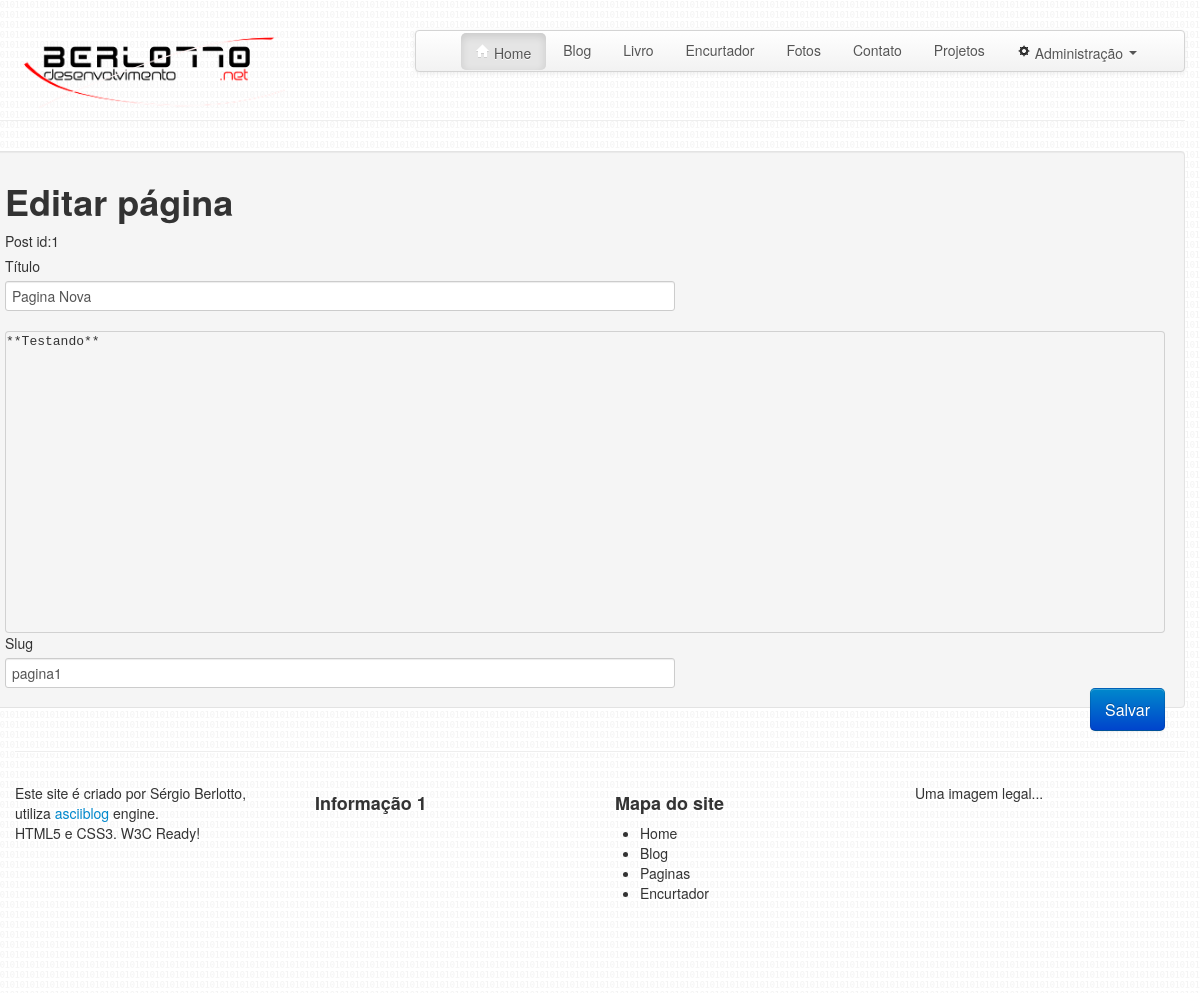
/pages/edit/pagina1/, run on the app's committed database.
### pages/model.py (models this page shows, shortened)
class Page(db.Model):
	__tablename__ = 'page'
	id = db.Column(db.Integer, primary_key=True, autoincrement=True)
	title = db.Column(db.String(150))
	slug = db.Column(db.String(500), unique=True)
	content = db.Column(db.Text)
	date_created = db.Column(db.DateTime)
	date_updated = db.Column(db.DateTime)

### pages/__init__.py (the view)
@pages.route('/edit/<slug>/')
def edit(slug):
	try:
		pagina = Page.query.filter(Page.slug==slug).one()
		if not pagina:
			return abort(404)
		else:
			return render_template('pages_new.html', page=pagina)
	except NoResultFound:
		return abort(404)

### pages/templates/pages_new.html (shortened to what this page needs)
{% extends "base.html" %}
{% block content %}
	<form id="form-new-page" class="well form-horizontal" enctype="multipart/form-data" action="{{url_for('pages.save')}}" method="POST">
	{% if page %}
		<h1 id="acao">Editar página</h1>
		<label id="id">Post id:{{page.id}}</label>
		<label for="title">Título</label><input class="span7 required" id="title" name="title" type="text" length="150" value="{{page.title}}"><br>&nbsp;
		<pre id="editor">{{page.content}}</pre>
		<label for="slug">Slug</label><input class="span7 required" id="slug" name="slug" type="text" length="150" value="{{page.slug}}">
	{% endif %}
		<br>
		<input type="submit" id="btn-enviar" class="btn btn-large btn-primary pull-right" value="Salvar">
	</form>
{% endblock %}

### static/css/asciiblog.css (style rules this page uses)
body { padding: 10px; background-image: url('../img/back.png'); }

### pages/templates/pages_new.html (style rules this page uses)
#editor { height: 300px; margin: 0; position: relative; padding: 0px !important; }

### data on the page
Page: id "1", title "Pagina Nova", content "**Testando**", slug "pagina1"
